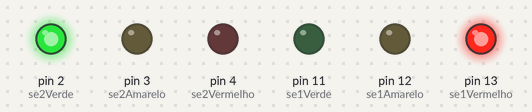
A sketch run on a simulated Arduino Uno, built with avr-gcc and run on an emulated ATmega328P. Parts: output pins drawn as LEDs (lit = HIGH).

Above: at 0.1 s.
At 5.45 s:
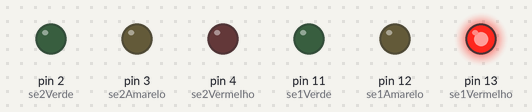
At 7.55 s:
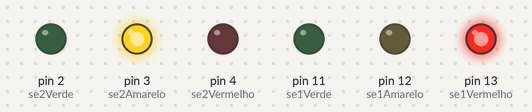
At 14.95 s:
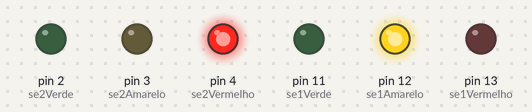
At 29.5 s:
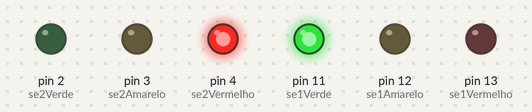
At 39.05 s:
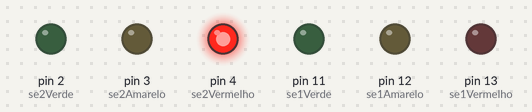
Timing chart, 0 to 40.0 s (numbered marks = the images above):
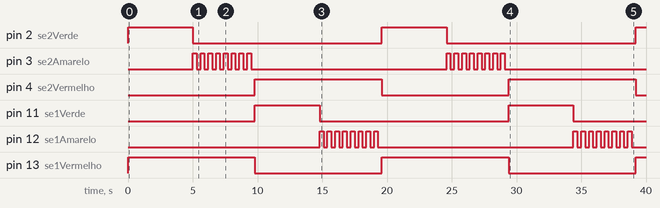

Measured:
- by itself, pin 2 (se2Verde), pin 11 (se1Verde): alternates HIGH for 5.0 s and LOW for 14.6 s
- by itself, pin 4 (se2Vermelho), pin 13 (se1Vermelho): alternates HIGH for 9.8 s and LOW for 9.8 s
- by itself, pin 3 (se2Amarelo), pin 12 (se1Amarelo): goes 7 × (HIGH 0.30 s, LOW 0.30 s), HIGH 0.30 s, LOW 15.1 s, 7 × (HIGH 0.30 s, LOW 0.30 s), HIGH 0.30 s, then LOW

The sketch:

semaforo.ino
```cpp
/*
   Semaforos - simples
   Controle de 2 semáfaros de trânsito
   github.com/jhoonb - 2019
*/


int se1Vermelho = 13;
int se1Amarelo = 12;
int se1Verde = 11;
int se2Verde = 2;
int se2Amarelo = 3;
int se2Vermelho = 4;

void setup() {
  pinMode(se1Vermelho, OUTPUT);
  pinMode(se1Amarelo, OUTPUT);
  pinMode(se1Verde, OUTPUT);
  pinMode(se2Verde, OUTPUT);
  pinMode(se2Amarelo, OUTPUT);
  pinMode(se2Vermelho, OUTPUT);
}

void loop() {

  // sinal vermelho 1 -> sinal verde 2
  digitalWrite(se1Amarelo, LOW); // semaforo 1
  digitalWrite(se1Vermelho, HIGH); // semaforo 1
  digitalWrite(se1Verde, LOW); // semaforo 1

  digitalWrite(se2Verde, HIGH);// semaforo 2
  digitalWrite(se2Amarelo, LOW); // semaforo 2
  digitalWrite(se2Vermelho, LOW); // semaforo 2
  delay(5000);

  // sinal amarelo
  digitalWrite(se2Verde, LOW);// semaforo 2

  for (int i = 0; i < 8; i++) {
    digitalWrite(se2Amarelo, HIGH); // semaforo 2
    delay(300);
    digitalWrite(se2Amarelo, LOW); // semaforo 2
    delay(300);
  }
  digitalWrite(se2Amarelo, LOW); // semaforo 2
  digitalWrite(se2Vermelho, LOW); // semaforo 2
  //delay(3000);

  // repete outro semafaro
  // sinal vermelho 1 -> sinal verde 2
  digitalWrite(se2Amarelo, LOW); // semaforo 1
  digitalWrite(se2Vermelho, HIGH); // semaforo 1
  digitalWrite(se2Verde, LOW); // semaforo 1

  digitalWrite(se1Verde, HIGH);// semaforo 2
  digitalWrite(se1Amarelo, LOW); // semaforo 2
  digitalWrite(se1Vermelho, LOW); // semaforo 2
  delay(5000);

  // sinal amarelo
  digitalWrite(se1Verde, LOW);// semaforo 2

  for (int i = 0; i < 8; i++) {
    digitalWrite(se1Amarelo, HIGH); // semaforo 2
    delay(300);
    digitalWrite(se1Amarelo, LOW); // semaforo 2
    delay(300);
  }
  digitalWrite(se1Amarelo, LOW); // semaforo 2

  digitalWrite(se1Vermelho, LOW); // semaforo 2
}
```
